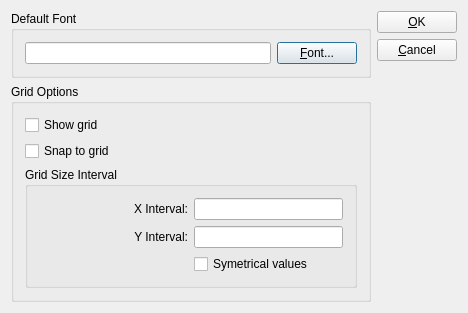
<ui version="4.0" >
 <author></author>
 <comment> * OpenRPT report writer and rendering engine
 * Copyright (C) 2001-2007 by OpenMFG, LLC
 *
 * This library is free software; you can redistribute it and/or
 * modify it under the terms of the GNU Lesser General Public
 * License as published by the Free Software Foundation; either
 * version 2.1 of the License, or (at your option) any later version.
 *
 * This library is distributed in the hope that it will be useful,
 * but WITHOUT ANY WARRANTY; without even the implied warranty of
 * MERCHANTABILITY or FITNESS FOR A PARTICULAR PURPOSE. See the GNU
 * Lesser General Public License for more details.
 *
 * You should have received a copy of the GNU Lesser General Public
 * License along with this library; if not, write to the Free Software
 * Foundation, Inc., 59 Temple Place, Suite 330, Boston, MA 02111-1307 USA
 * Please contact info@openmfg.com with any questions on this license.</comment>
 <exportmacro></exportmacro>
 <class>EditPreferences</class>
 <widget class="QDialog" name="EditPreferences" >
  <property name="geometry" >
   <rect>
    <x>0</x>
    <y>0</y>
    <width>468</width>
    <height>277</height>
   </rect>
  </property>
  <property name="sizePolicy" >
   <sizepolicy>
    <hsizetype>5</hsizetype>
    <vsizetype>3</vsizetype>
    <horstretch>0</horstretch>
    <verstretch>0</verstretch>
   </sizepolicy>
  </property>
  <property name="windowTitle" >
   <string>Preferences</string>
  </property>
  <layout class="QHBoxLayout" >
   <property name="margin" >
    <number>11</number>
   </property>
   <property name="spacing" >
    <number>6</number>
   </property>
   <item>
    <layout class="QVBoxLayout" >
     <property name="margin" >
      <number>0</number>
     </property>
     <property name="spacing" >
      <number>6</number>
     </property>
     <item>
      <widget class="QGroupBox" name="_bgDefaultFont" >
       <property name="title" >
        <string>Default Font</string>
       </property>
       <layout class="QHBoxLayout" >
        <property name="margin" >
         <number>11</number>
        </property>
        <property name="spacing" >
         <number>6</number>
        </property>
        <item>
         <widget class="QLineEdit" name="_leDefaultFont" >
          <property name="frame" >
           <bool>true</bool>
          </property>
          <property name="readOnly" >
           <bool>true</bool>
          </property>
         </widget>
        </item>
        <item>
         <widget class="QPushButton" name="_btnChangeFont" >
          <property name="text" >
           <string>&amp;Font...</string>
          </property>
         </widget>
        </item>
       </layout>
      </widget>
     </item>
     <item>
      <widget class="QGroupBox" name="_gbGridOptions" >
       <property name="title" >
        <string>Grid Options</string>
       </property>
       <layout class="QVBoxLayout" >
        <property name="margin" >
         <number>11</number>
        </property>
        <property name="spacing" >
         <number>6</number>
        </property>
        <item>
         <widget class="QCheckBox" name="_cbShowGrid" >
          <property name="text" >
           <string>Show grid</string>
          </property>
         </widget>
        </item>
        <item>
         <widget class="QCheckBox" name="_cbSnapGrid" >
          <property name="text" >
           <string>Snap to grid</string>
          </property>
         </widget>
        </item>
        <item>
         <widget class="QGroupBox" name="_gbGridSize" >
          <property name="sizePolicy" >
           <sizepolicy>
            <hsizetype>5</hsizetype>
            <vsizetype>3</vsizetype>
            <horstretch>0</horstretch>
            <verstretch>0</verstretch>
           </sizepolicy>
          </property>
          <property name="title" >
           <string>Grid Size Interval</string>
          </property>
          <layout class="QGridLayout" >
           <property name="margin" >
            <number>11</number>
           </property>
           <property name="spacing" >
            <number>6</number>
           </property>
           <item row="0" column="0" >
            <widget class="QLabel" name="_lblGridSizeX" >
             <property name="text" >
              <string>X Interval:</string>
             </property>
             <property name="alignment" >
              <set>Qt::AlignRight|Qt::AlignTrailing|Qt::AlignVCenter</set>
             </property>
            </widget>
           </item>
           <item row="1" column="0" >
            <widget class="QLabel" name="_lblGridSizeY" >
             <property name="text" >
              <string>Y Interval:</string>
             </property>
             <property name="alignment" >
              <set>Qt::AlignRight|Qt::AlignTrailing|Qt::AlignVCenter</set>
             </property>
            </widget>
           </item>
           <item row="0" column="1" >
            <widget class="QLineEdit" name="_leGridSizeX" />
           </item>
           <item row="1" column="1" >
            <widget class="QLineEdit" name="_leGridSizeY" />
           </item>
           <item row="2" column="1" >
            <widget class="QCheckBox" name="_cbGridSymetrical" >
             <property name="text" >
              <string>Symetrical values</string>
             </property>
            </widget>
           </item>
           <item row="2" column="0" >
            <spacer>
             <property name="orientation" >
              <enum>Qt::Horizontal</enum>
             </property>
             <property name="sizeType" >
              <enum>QSizePolicy::MinimumExpanding</enum>
             </property>
             <property name="sizeHint" >
              <size>
               <width>40</width>
               <height>20</height>
              </size>
             </property>
            </spacer>
           </item>
          </layout>
         </widget>
        </item>
       </layout>
      </widget>
     </item>
     <item>
      <spacer>
       <property name="orientation" >
        <enum>Qt::Vertical</enum>
       </property>
       <property name="sizeType" >
        <enum>QSizePolicy::Expanding</enum>
       </property>
       <property name="sizeHint" >
        <size>
         <width>20</width>
         <height>40</height>
        </size>
       </property>
      </spacer>
     </item>
    </layout>
   </item>
   <item>
    <layout class="QVBoxLayout" >
     <property name="margin" >
      <number>0</number>
     </property>
     <property name="spacing" >
      <number>6</number>
     </property>
     <item>
      <widget class="QPushButton" name="_btnOk" >
       <property name="text" >
        <string>&amp;OK</string>
       </property>
      </widget>
     </item>
     <item>
      <widget class="QPushButton" name="_btnCancel" >
       <property name="text" >
        <string>&amp;Cancel</string>
       </property>
      </widget>
     </item>
     <item>
      <spacer>
       <property name="orientation" >
        <enum>Qt::Vertical</enum>
       </property>
       <property name="sizeType" >
        <enum>QSizePolicy::Expanding</enum>
       </property>
       <property name="sizeHint" >
        <size>
         <width>20</width>
         <height>40</height>
        </size>
       </property>
      </spacer>
     </item>
    </layout>
   </item>
  </layout>
 </widget>
 <layoutdefault spacing="6" margin="11" />
 <pixmapfunction>qPixmapFromMimeSource</pixmapfunction>
 <resources/>
 <connections>
  <connection>
   <sender>_btnCancel</sender>
   <signal>clicked()</signal>
   <receiver>EditPreferences</receiver>
   <slot>reject()</slot>
   <hints>
    <hint type="sourcelabel" >
     <x>20</x>
     <y>20</y>
    </hint>
    <hint type="destinationlabel" >
     <x>20</x>
     <y>20</y>
    </hint>
   </hints>
  </connection>
  <connection>
   <sender>_btnOk</sender>
   <signal>clicked()</signal>
   <receiver>EditPreferences</receiver>
   <slot>accept()</slot>
   <hints>
    <hint type="sourcelabel" >
     <x>20</x>
     <y>20</y>
    </hint>
    <hint type="destinationlabel" >
     <x>20</x>
     <y>20</y>
    </hint>
   </hints>
  </connection>
  <connection>
   <sender>_cbGridSymetrical</sender>
   <signal>toggled(bool)</signal>
   <receiver>_lblGridSizeY</receiver>
   <slot>setDisabled(bool)</slot>
   <hints>
    <hint type="sourcelabel" >
     <x>20</x>
     <y>20</y>
    </hint>
    <hint type="destinationlabel" >
     <x>20</x>
     <y>20</y>
    </hint>
   </hints>
  </connection>
  <connection>
   <sender>_cbGridSymetrical</sender>
   <signal>toggled(bool)</signal>
   <receiver>_leGridSizeY</receiver>
   <slot>setDisabled(bool)</slot>
   <hints>
    <hint type="sourcelabel" >
     <x>20</x>
     <y>20</y>
    </hint>
    <hint type="destinationlabel" >
     <x>20</x>
     <y>20</y>
    </hint>
   </hints>
  </connection>
 </connections>
</ui>
